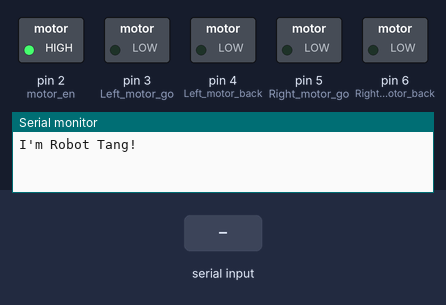
A sketch run on a simulated Arduino Uno, built with avr-gcc and run on an emulated ATmega328P. Parts: switched loads named in the sketch (green lamp = pin HIGH), the last lines printed to the serial monitor. Inputs (shaded band) come from the test bench.

Above: at 1.2 s.
1.3 s: "w" received over Serial
At 2.0 s:
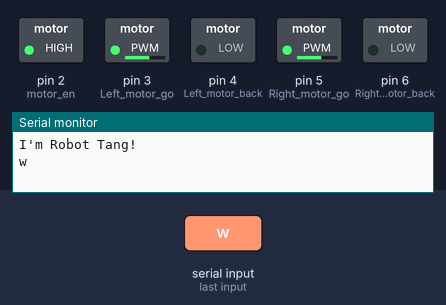
3.8 s: "s" received over Serial
At 4.6 s:
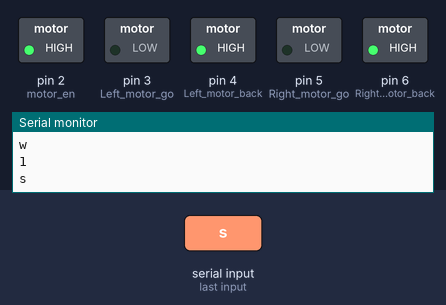
6.3 s: "a" received over Serial
At 7.0 s:
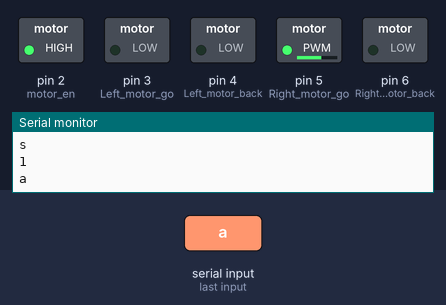
9.3 s: "d" received over Serial
At 10.5 s:
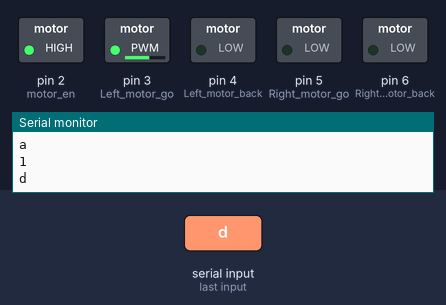
Timing chart, 0 to 12.3 s (numbered marks = the images above; inputs shaded):
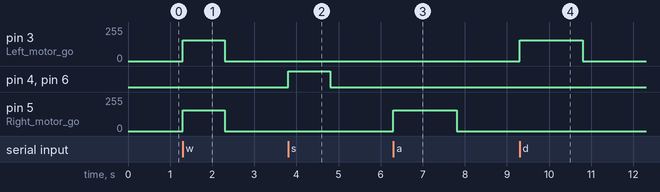

The sketch:

chassis.ino
```cpp
/**************************************************************************
定义
**************************************************************************/
int motor_en = 2; //电机使能
int Left_motor_go = 3;  //电机A前进，驱动板A1
int Left_motor_back = 4; //电机A后退，驱动板A2
int Right_motor_go = 5; //电机B前进，驱动板B1
int Right_motor_back = 6; //电机B后退，驱动板B2
int pwm_big = 155;
int pwm_small = 0;

int DO1 = A0; //红外对管DO1
int DO2 = A1; //红外对管DO2
int DO3 = A2; //红外对管DO3
int DO4 = A3; //红外对管DO4
int ledread[4] = {1,1,1,1}; //红外对管扫描结果 无光线返回时，熄灯，输出1

int Trig = A4;  //超声波，Echo回声脚
int Echo = A5;  //超声波，Trig触发脚
float distance = 0.0f; //超声波测得的距离
float distance_min = 15;
#define ultrasonic 0 //开关超声波逻辑

/**************************************************************************
Arduino 初始化
**************************************************************************/
void setup()
{
  //初始化电机驱动IO为输出方式
  pinMode(motor_en,OUTPUT); // PIN 2 (PWM)
  digitalWrite(motor_en,HIGH);  // 驱动使能
  pinMode(Left_motor_go,OUTPUT); // PIN 3 (PWM)
  pinMode(Left_motor_back,OUTPUT); // PIN 4 (PWM)
  pinMode(Right_motor_go,OUTPUT);// PIN 5 (PWM)
  pinMode(Right_motor_back,OUTPUT);// PIN 6 (PWM)

  //初始化红外对管引脚为输入
  pinMode(DO1, INPUT); //PIN 22 (DIGITAL)
  pinMode(DO2, INPUT); //PIN 24 (DIGITAL)
  pinMode(DO3, INPUT); //PIN 26 (DIGITAL)
  pinMode(DO4, INPUT); //PIN 28 (DIGITAL)

  //初始化超声波
  pinMode(Echo, INPUT); //定义超声波输入脚
  pinMode(Trig, OUTPUT); //定义超声波输出脚

  //初始化串口
  Serial.begin(9600);
  Serial.println("I'm Robot Tang!");
}

/**************************************************************************
红外对管设置
**************************************************************************/
void ledscan(int time)
{
  ledread[0] = digitalRead(DO1);
  ledread[1] = digitalRead(DO2);
  ledread[2] = digitalRead(DO3);
  ledread[3] = digitalRead(DO4);
  delay(time);   //执行时间，可以调整
}

/**************************************************************************
超声波测距
**************************************************************************/
void Distance_test(int time)   // 量出前方距离
{
  digitalWrite(Trig, LOW);   // 给触发脚低电平2μs
  delayMicroseconds(2);
  digitalWrite(Trig, HIGH);  // 给触发脚高电平10μs，这里至少是10μs
  delayMicroseconds(10);
  digitalWrite(Trig, LOW);    // 持续给触发脚低电
  float Fdistance = pulseIn(Echo, HIGH);  // 读取高电平时间(单位：微秒)
  distance = Fdistance/58;       //单位厘米
  //Serial.println(distance);         //显示距离
  delay(time);   //执行时间，可以调整
}

/**************************************************************************
电机驱动设置
**************************************************************************/
void run(int time)     // 前进
{
  digitalWrite(Right_motor_back,LOW);
  analogWrite(Right_motor_go,pwm_big);//PWM比例0~255调速，左右轮差异略增减
  digitalWrite(Left_motor_back,LOW);
  analogWrite(Left_motor_go,pwm_big);//PWM比例0~255调速，左右轮差异略增减
  delay(time);   //执行时间，可以调整
}

void brake(int time)  //刹车，停车
{
  digitalWrite(Right_motor_go,LOW);
  digitalWrite(Right_motor_back,LOW);
  digitalWrite(Left_motor_go,LOW);
  digitalWrite(Left_motor_back,LOW);
  delay(time);//执行时间，可以调整
}

void left(int time)         //左转(左轮不动，右轮前进)
{
  digitalWrite(Right_motor_back,LOW);
  analogWrite(Right_motor_go,pwm_big);
  digitalWrite(Left_motor_back,LOW);
  analogWrite(Left_motor_go,pwm_small);
  delay(time);  //执行时间，可以调整
}

void right(int time)        //右转(右轮不动，左轮前进)
{
  digitalWrite(Right_motor_back,LOW);
  analogWrite(Right_motor_go,pwm_small);
  digitalWrite(Left_motor_back,LOW);
  analogWrite(Left_motor_go,pwm_big);
  delay(time);  //执行时间，可以调整
}

void back(int time)        //后退
{
  digitalWrite(Right_motor_back,pwm_big);
  analogWrite(Right_motor_go,LOW);
  digitalWrite(Left_motor_back,pwm_big);
  analogWrite(Left_motor_go,LOW);
  delay(time);  //执行时间，可以调整
}

/**************************************************************************
主循环
**************************************************************************/
void loop() {
    while (Serial.available() > 0) {
    char cmd = Serial.read();
    Serial.println(cmd);

    if(cmd == 'w'){
      run(1000);
      brake(100);
    }
    else if(cmd == 's'){
      back(1000);
      brake(100);
      }
    else if(cmd == 'a'){
      left(1500);
      brake(100);
      }
    else if(cmd == 'd'){
      right(1500);
      brake(100);
      }
    else if(cmd == 'q'){
      ledscan(10); //红外对管扫描
      if ((ledread[0] == 0) && (ledread[1] == 0) && (ledread[2] == 0) && (ledread[3] == 0))
        run(100);
      else if ( ((ledread[0] == 0) && (ledread[1] == 0)) && ((ledread[2] == 1) || (ledread[3] == 1)) )
        left(100);
      else if ( ((ledread[0] == 1) || (ledread[1] == 1)) && ((ledread[2] == 0) && (ledread[3] == 0)))
        right(1);
      else if ((ledread[0] == 0) && (ledread[1] == 1) && (ledread[2] == 1) && (ledread[3] == 0))
        run(100);
      else
        brake(100);
    }

    else brake(100);
     Serial.println(ledread[0]) ;
      }
}
```

Measured:
- after the input at 1.3 s, pin 3 (Left_motor_go), pin 5 (Right_motor_go): 0/255 → 155/255 at once, → 0/255 1.0 s later
- after the input at 3.8 s, pin 4 (Left_motor_back), pin 6 (Right_motor_back): LOW → HIGH at once, → LOW 1.0 s later
- after the input at 6.3 s, pin 5 (Right_motor_go): 0/255 → 155/255 at once, → 0/255 1.5 s later
- after the input at 9.3 s, pin 3 (Left_motor_go): 0/255 → 155/255 at once, → 0/255 1.5 s later
